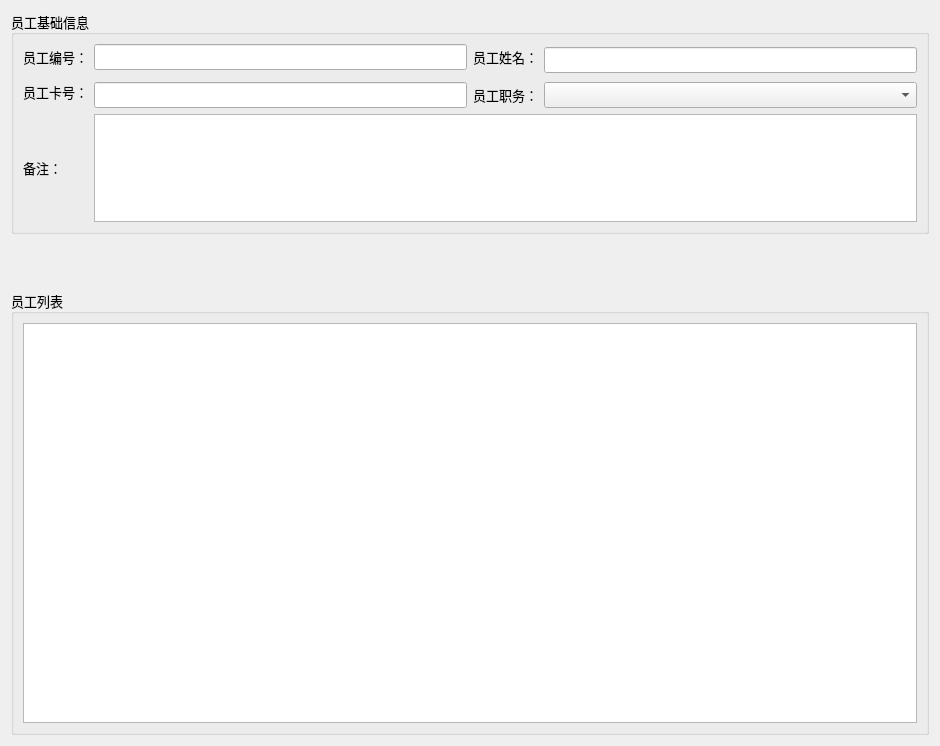
<?xml version="1.0" encoding="UTF-8"?>
<ui version="4.0">
 <class>WidgetBaseWorker</class>
 <widget class="QWidget" name="WidgetBaseWorker">
  <property name="geometry">
   <rect>
    <x>0</x>
    <y>0</y>
    <width>940</width>
    <height>746</height>
   </rect>
  </property>
  <property name="font">
   <font>
    <family>微软雅黑</family>
    <pointsize>10</pointsize>
   </font>
  </property>
  <property name="windowTitle">
   <string>Form</string>
  </property>
  <layout class="QVBoxLayout" name="verticalLayout_2" stretch="5,1,10">
   <item>
    <widget class="QGroupBox" name="groupBoxMessage">
     <property name="title">
      <string>员工基础信息</string>
     </property>
     <layout class="QGridLayout" name="gridLayout">
      <item row="1" column="0" rowspan="2">
       <widget class="QLabel" name="labelWorkerBarcode">
        <property name="text">
         <string>员工卡号：</string>
        </property>
       </widget>
      </item>
      <item row="2" column="2">
       <widget class="QLabel" name="labelWorkerDuty">
        <property name="text">
         <string>员工职务：</string>
        </property>
       </widget>
      </item>
      <item row="3" column="0">
       <widget class="QLabel" name="labelDescription">
        <property name="text">
         <string>备注：</string>
        </property>
       </widget>
      </item>
      <item row="2" column="1">
       <widget class="QLineEdit" name="editWorkerBarcode"/>
      </item>
      <item row="0" column="0">
       <widget class="QLabel" name="labelWorkerID">
        <property name="text">
         <string>员工编号：</string>
        </property>
       </widget>
      </item>
      <item row="0" column="2">
       <widget class="QLabel" name="labelWorkerName">
        <property name="text">
         <string>员工姓名：</string>
        </property>
       </widget>
      </item>
      <item row="2" column="3">
       <widget class="QComboBox" name="comboBoxWorkerDuty"/>
      </item>
      <item row="0" column="1">
       <widget class="QLineEdit" name="editWorkerID"/>
      </item>
      <item row="3" column="1" colspan="3">
       <widget class="QTextEdit" name="editDescription"/>
      </item>
      <item row="0" column="3" rowspan="2">
       <widget class="QLineEdit" name="editWorkerName"/>
      </item>
     </layout>
    </widget>
   </item>
   <item>
    <widget class="ButtonGroup" name="buttonGroup" native="true"/>
   </item>
   <item>
    <widget class="QGroupBox" name="groupBox">
     <property name="title">
      <string>员工列表</string>
     </property>
     <layout class="QVBoxLayout" name="verticalLayout">
      <item>
       <widget class="QTableView" name="tableView"/>
      </item>
     </layout>
    </widget>
   </item>
  </layout>
 </widget>
 <customwidgets>
  <customwidget>
   <class>ButtonGroup</class>
   <extends>QWidget</extends>
   <header>ButtonGroup.h</header>
   <container>1</container>
  </customwidget>
 </customwidgets>
 <resources/>
 <connections/>
</ui>
